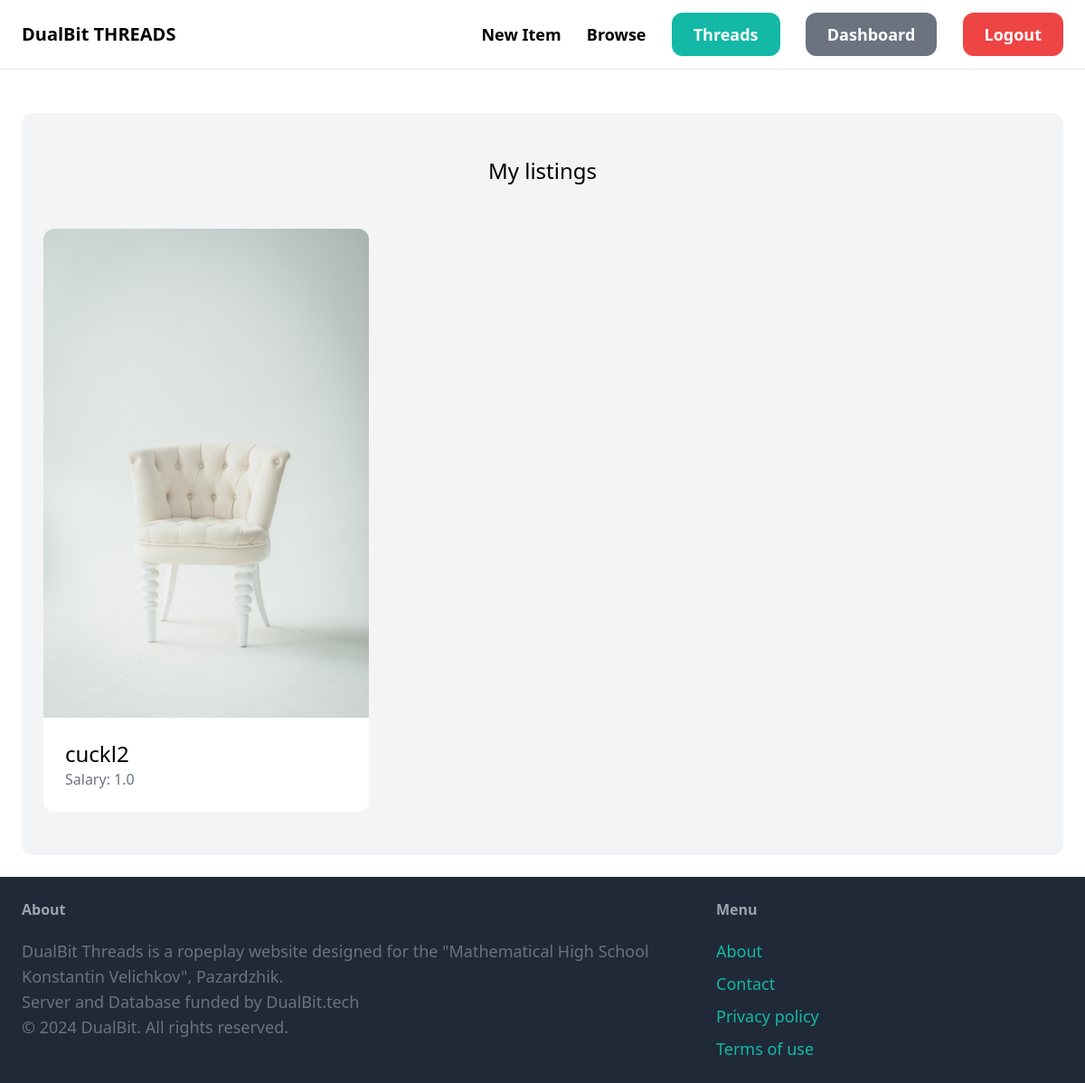
Before: /dashboard/ (signed in) with the older database file.
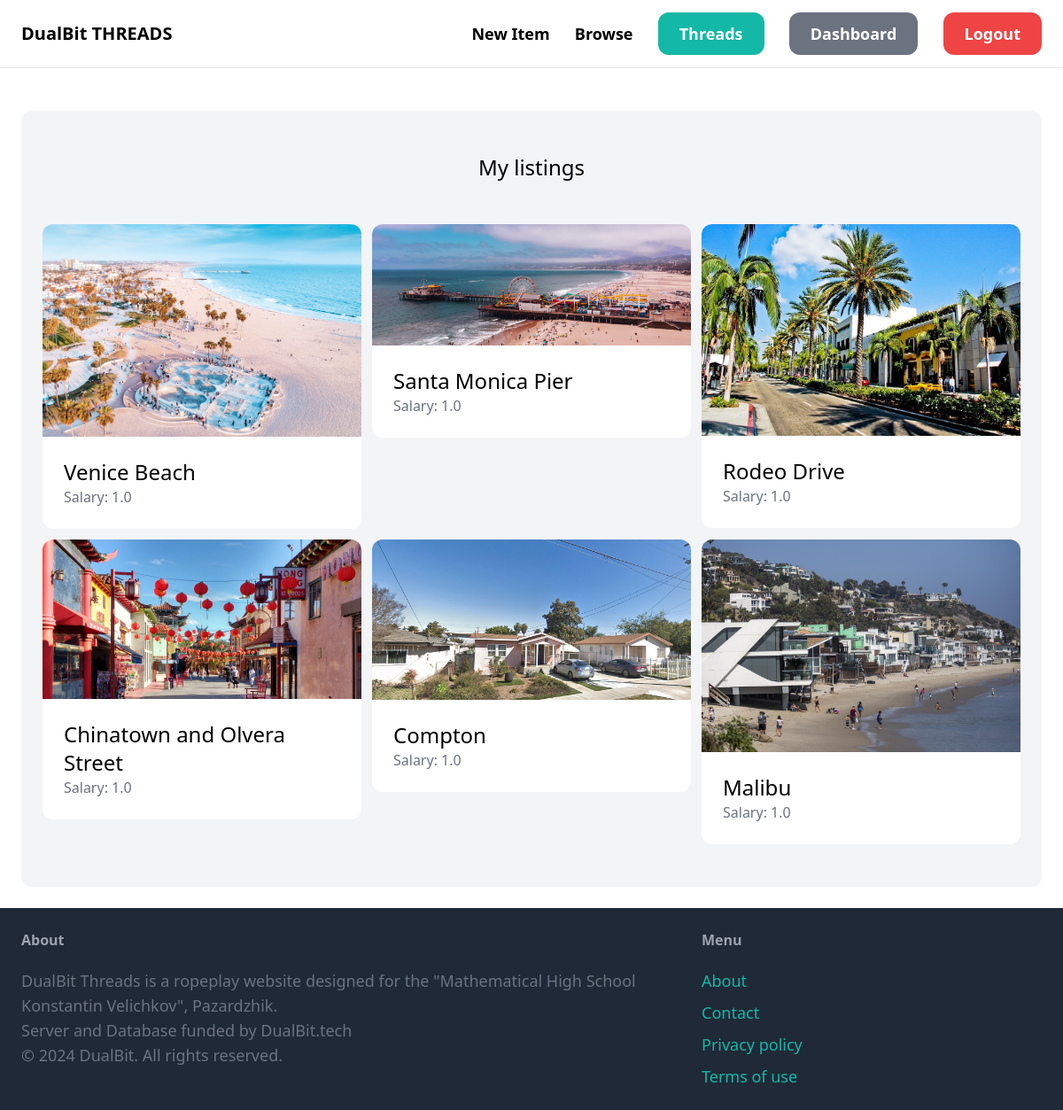
After: the same page with the newer database file.
### item/models.py (models this page shows, shortened)
class Item(models.Model):
    category = models.ForeignKey(Category, related_name='items', on_delete=models.CASCADE)
    name = models.CharField(max_length=255)
    description = models.TextField(blank=True, null=True)
    salary = models.FloatField()
    image = models.ImageField(upload_to="item_images", blank=True, null=True)
    created_by = models.ForeignKey(User, related_name='items', on_delete=models.CASCADE)
    created_at = models.DateTimeField(auto_now_add=True)
    thread = models.ForeignKey('conversation.Thread', on_delete=models.SET_NULL, null=True, blank=True)

### dashboard/views.py (the view)
# urls.py: path('', views.index, name='index'),
@login_required
def index(request):
    items = Item.objects.filter(created_by=request.user)
    return render(request, 'dashboard/index.html', {
        'items': items,
    })

### dashboard/templates/dashboard/index.html (shortened to what this page needs)
{% extends 'core/base.html' %}
{% block content %}
    <div class='mt-6 px-6 py-12 bg-gray-100 rounded-xl'>
        <h2 class='mb-12 text-2xl text-center'>My listings</h2>
        <div class="grid grid-cols-3 gap-3">
            {% for item in  items %}
                <div>
                    <a href="{% url 'item:detail' item.id %}">
                        <div>
                            <img src="{{ item.image.url }}" class="rounded-t-xl">
                        </div>
                        <div class="p-6 bg-white rounded-b-xl">
                            <h2 class="text-2xl">{{ item.name }}</h2>
                            <p class="text-gray-500">Salary: {{ item.salary }}</p>
                        </div>
                    </a>
                </div>
            {% endfor %}
        </div>
    </div>
{% endblock %}

### core/templates/core/base.html (shortened to what this page needs)
<!doctype html>
<html>
    <head>
        <script src="https://cdn.tailwindcss.com"></script>
    </head>
    <body>
        <nav class='py-6 px-6 flex justify-between items-center border-b border-gray-200'>
            <a href='/' class='text-xl font-semibold'>DualBit THREADS</a>
            <div class='space-x-6'>
                {% if request.user.is_superuser%}
                    <a href="{% url 'item:new' %}" class='text-lg font-semibold hover:text-gray-500'>New Item</a>
                {% endif %}
                <a href='{% url 'item:items' %}' class='text-lg font-semibold hover:text-gray-500'>Browse</a>
                {% if request.user.is_authenticated %}
                    <a href="{% url 'conversation:inbox'%}" class='px-6 py-3 text-lg font-semibold bg-teal-500 text-white rounded-xl hover:bg-teal-700'>Threads</a>
                    {% if request.user.is_superuser %}
                        <a href="{% url 'dashboard:index'%}" class='px-6 py-3 text-lg font-semibold bg-gray-500 text-white rounded-xl hover:bg-gray-700'>Dashboard</a>
                    {% endif %}
                    <a href="{% url 'core:log_out' %}" class='px-6 py-3 text-lg font-semibold bg-red-500 text-white rounded-xl hover:bg-red-700'>Logout</a>
                {% else %}
                    <a href="{% url 'core:signup'%}" class='px-6 py-3 text-lg font-semibold bg-teal-500 text-white rounded-xl hover:bg-teal-700'>Sign Up</a>
                    <a href="{% url 'core:login'%}" class='px-6 py-3 text-lg font-semibold bg-gray-500 text-white rounded-xl hover:bg-gray-700'>Log In</a>
                {% endif %}
            </div>
        </nav>
        <div class="px-6 py-6">
            {% block content %}
            {% endblock %}
        </div>
        <footer class="py-6 px-6 flex justify-between bg-gray-800">
            <div class="w-2/3 pr-10">
                <h3 class="mb-5 font-semibold text-gray-400">About</h3>
                <p class="text-lg text-gray-500">DualBit Threads is a ropeplay website designed for the "Mathematical High School
                Konstantin Velichkov", Pazardzhik. <br>
                Server and Database funded by <a href="https://dual-bit.tech">DualBit.tech</a> <br>
                &copy; 2024 DualBit. All rights reserved.
                </p>
            </div>
            <div class="w-1/3">
                <h3 class="mb-5 font-semibold text-gray-400">Menu</h3>
                <ul class="space-y-2">
                    <li><a href="#" class="text-lg text-teal-500 hover:text-teal-700">About</a></li>
                    <li><a href="{% url 'core:contact' %}" class="text-lg text-teal-500 hover:text-teal-700">Contact</a></li>
                    <li><a href="#" class="text-lg text-teal-500 hover:text-teal-700">Privacy policy</a></li>
                    <li><a href="#" class="text-lg text-teal-500 hover:text-teal-700">Terms of use</a></li>
                </ul>
            </div>
        </footer>
    </body>
</html>

Changed rows visible on the page:
removed Item: image (picture), name "cuckl2", salary "1.0"
added Item: image (picture), name "Venice Beach", salary "1.0"
added Item: image (picture), name "Santa Monica Pier", salary "1.0"
added Item: image (picture), name "Rodeo Drive", salary "1.0"
added Item: image (picture), name "Chinatown and Olvera Street", salary "1.0"
added Item: image (picture), name "Compton", salary "1.0"
added Item: image (picture), name "Malibu", salary "1.0"
